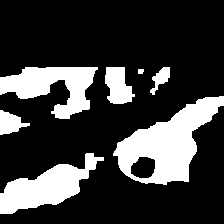
#> input picture V2/data/pseudo_labels/outside/000224.png, 224 x 224 px, given as the content of the folder data/pseudo_labels/outside/000224.png, which was not available
$ python pseudo_label.py data/pseudo_labels/outside/000224.png
#> lines starting #> are read from the running program, lines starting #| are printed output that depends on the picture; after the words box and inside, x2 and y2 are one past the last pixel; in counts of white or black regions, pixels touching at a corner belong together; pictures that were not available may be replaced by others from this repository, and a replacement may not be noted
"""Conservative pseudo labels for this track's dark-road/white-outside prior."""
import argparse
import csv
from pathlib import Path
import cv2
import numpy as np


def _largest_bottom_component(binary):
    b = (binary > 0).astype(np.uint8)
    n, labels, stats, _ = cv2.connectedComponentsWithStats(b, 8)
    if n <= 1:
        return b
    h, w = b.shape
    candidates = []
    for i in range(1, n):
        x, y, bw, bh, area = stats[i]
        touches = labels[h - 2, max(0, w // 2 - 8):min(w, w // 2 + 9)] == i
        if np.any(touches):
            candidates.append((area + 2.0 * bh * w, i))
    if not candidates:
        return np.zeros_like(b)
    return (labels == max(candidates)[1]).astype(np.uint8)


def make_masks(image):
    h, w = image.shape[:2]
    hsv = cv2.cvtColor(image, cv2.COLOR_BGR2HSV)
    lab = cv2.cvtColor(image, cv2.COLOR_BGR2LAB)
    gray = cv2.cvtColor(image, cv2.COLOR_BGR2GRAY)
    # White is forbidden. Keep it separate before constructing drivable road.
    white = ((gray > 145) & (hsv[:, :, 1] < 85)).astype(np.uint8)
    white[:int(h * .30)] = 0
    white = cv2.morphologyEx(white, cv2.MORPH_OPEN, np.ones((3, 3), np.uint8))
    white = cv2.morphologyEx(white, cv2.MORPH_CLOSE, np.ones((7, 7), np.uint8))
    # Dark candidate is only accepted if connected to bottom-center, preventing
    # isolated dark objects on the outside from becoming road.
    dark = ((gray < 145) | (lab[:, :, 0] < 145)) & (white == 0)
    road = _largest_bottom_component(dark.astype(np.uint8))
    road[:int(h * .30)] = 0
    road = cv2.morphologyEx(road, cv2.MORPH_CLOSE, np.ones((9, 9), np.uint8))
    road = cv2.morphologyEx(road, cv2.MORPH_OPEN, np.ones((3, 3), np.uint8))
    # Orange/red markings are a geometry hint, not the road mask itself.
    orange = (((hsv[:, :, 0] < 18) | (hsv[:, :, 0] > 170)) &
              (hsv[:, :, 1] > 70) & (hsv[:, :, 2] > 55) & (road > 0)).astype(np.uint8)
    orange = cv2.morphologyEx(orange, cv2.MORPH_OPEN, np.ones((2, 2), np.uint8))
    return (road * 255).astype(np.uint8), (white * 255).astype(np.uint8), (orange * 255).astype(np.uint8)


def generate(source, output, every=1):
#> called with source = 'data/pseudo_labels/outside/000224.png', output = 'data/pseudo_labels', every = 1
    source, output = Path(source), Path(output)
    images = sorted(p for p in source.rglob('*') if p.suffix.lower() in ('.jpg', '.jpeg', '.png'))
    (output / 'road').mkdir(parents=True, exist_ok=True)
    (output / 'outside').mkdir(parents=True, exist_ok=True)
    (output / 'marking').mkdir(parents=True, exist_ok=True)
    rows = []
    for index, path in enumerate(images[::max(1, int(every))]):
        image = cv2.imread(str(path))
#> image is the input picture: shape (224, 224, 3); 23% white; 7 white regions, largest, box (x1, y1, x2, y2) and area: (113, 96, 224, 185) 4534, (0, 153, 104, 214) 2806, (0, 67, 98, 119) 2715
        if image is None:
            continue
        road, outside, marking = make_masks(image)
#> in make_masks, `hsv = cv2.cvtColor(image, cv2.COLOR_BGR2HSV)`: hsv: shape (224, 224, 3); mean H, S, V 0, 0, 58.7
#> in make_masks, `lab = cv2.cvtColor(image, cv2.COLOR_BGR2LAB)`: lab: shape (224, 224, 3); mean of channels 0, 1, 2 58.7, 128, 128
#> in _largest_bottom_component, `n, labels, stats, _ = cv2.connectedComponentsWithStats(b, 8)`:
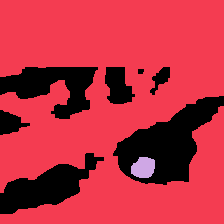
#> labels: shape (224, 224) int32; 3 distinct labels, from 0 to 2; one colour per label, 0 black
#> in _largest_bottom_component, `n, labels, stats, _ = cv2.connectedComponentsWithStats(b, 8)`: n = 3; stats = [[0, 67, 224, 147, 11554], [0, 0, 224, 224, 38216], [131, 157, 24, 21, 406]]
#> the loop in _largest_bottom_component, `for i in range(1, n):` made 2 passes
#> after the loop in _largest_bottom_component, `for i in range(1, n):`: candidates = [(138568, 1)]
#> in _largest_bottom_component, `return (labels == max(candidates)[1]).astype(np.uint8)`:
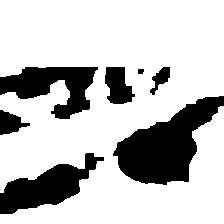
#> returned value: shape (224, 224); values 0 (black) and 1 (white), 76.2% white; 7 black regions, largest, box (x1, y1, x2, y2) and area: (113, 96, 224, 185) 4940, (0, 153, 104, 214) 2806, (0, 67, 98, 119) 2715
#> in make_masks, `road[:int(h * .30)] = 0`:
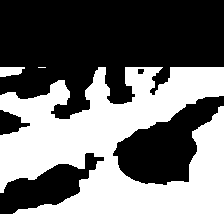
#> road: shape (224, 224); values 0 (black) and 1 (white), 46.3% white; 3 white regions (1 under 20 px), largest, box (x1, y1, x2, y2) and area: (0, 67, 224, 224) 23005, (0, 67, 25, 77) 195
#> in make_masks, `road = cv2.morphologyEx(road, cv2.MORPH_CLOSE, np.ones((9, 9), np.uint..`:
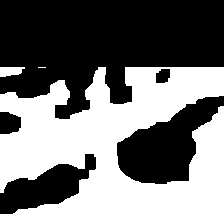
#> road: shape (224, 224); values 0 (black) and 1 (white), 46.9% white; 3 white regions (1 under 20 px), largest, box (x1, y1, x2, y2) and area: (0, 67, 224, 224) 23314, (0, 67, 25, 77) 195
#> in make_masks, `road = cv2.morphologyEx(road, cv2.MORPH_OPEN, np.ones((3, 3), np.uint8))`: road: shape (224, 224); values 0 (black) and 1 (white), 46.8% white; 2 white regions, box (x1, y1, x2, y2) and area: (0, 67, 224, 224) 23296, (0, 67, 22, 77) 189
#> in make_masks, `orange = (((hsv[:, :, 0] < 18) | (hsv[:, :, 0] > 170)) & (hsv[:, :, 1]..`: orange: shape (224, 224); every value is 0
        name = '%06d.png' % index
        cv2.imwrite(str(output / 'road' / name), road)
        cv2.imwrite(str(output / 'outside' / name), outside)
        cv2.imwrite(str(output / 'marking' / name), marking)
        rows.append([name, str(path), int(np.count_nonzero(road)), int(np.count_nonzero(outside))])
    with (output / 'manifest.csv').open('w', newline='') as stream:
        writer = csv.writer(stream); writer.writerow(['mask', 'image', 'road_pixels', 'outside_pixels']); writer.writerows(rows)
    return len(rows)


if __name__ == '__main__':
    p = argparse.ArgumentParser(); p.add_argument('source'); p.add_argument('--output', default='data/pseudo_labels'); p.add_argument('--every', type=int, default=1); a = p.parse_args()
    print('generated', generate(a.source, a.output, a.every))
